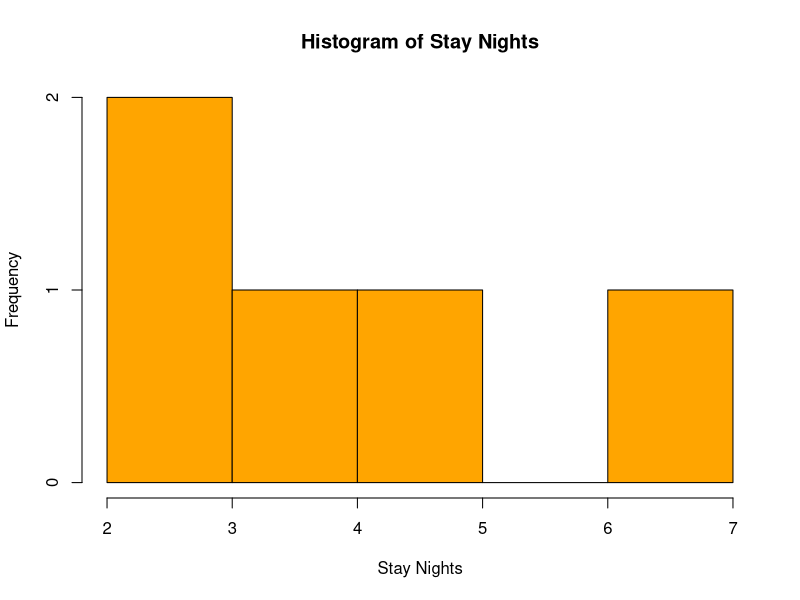
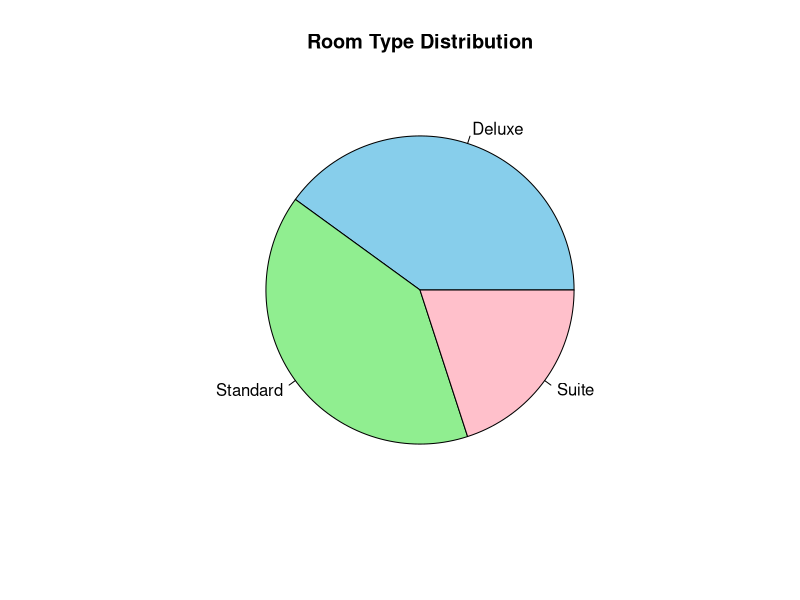
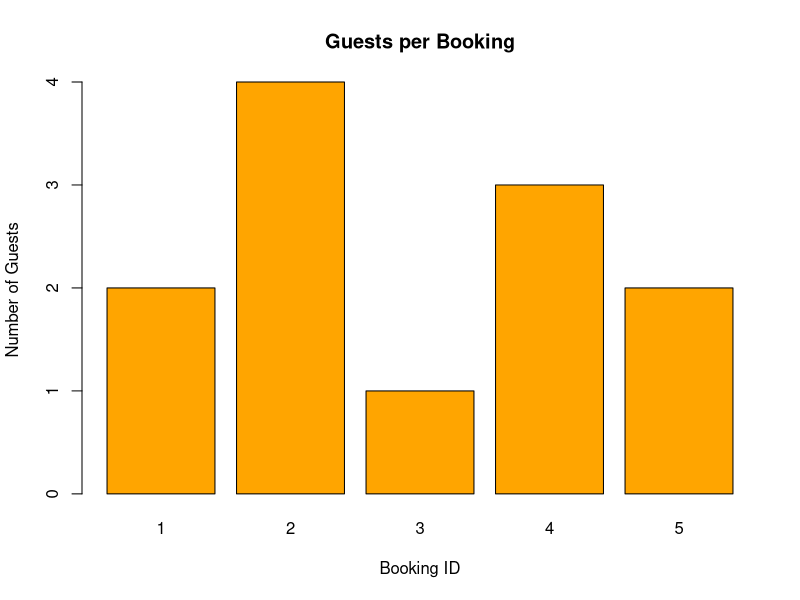
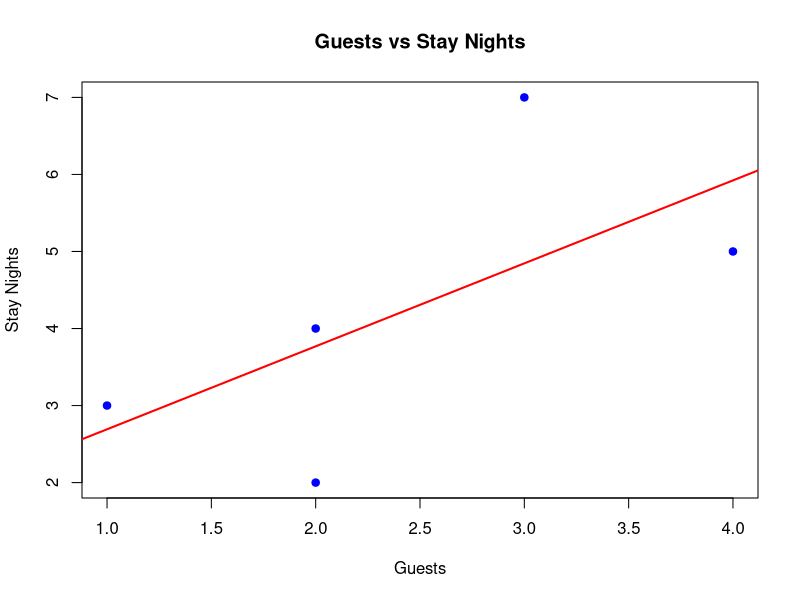

R code for these plots, in order:
# Dataset
hotel <- data.frame(
  Booking_ID = c(1,2,3,4,5),
  Stay_Nights = c(2,5,3,7,4),
  Guests = c(2,4,1,3,2),
  Room_Type = c("Standard","Deluxe","Standard","Suite","Deluxe")
)

hist(hotel$Stay_Nights,
     main = "Histogram of Stay Nights",
     xlab = "Stay Nights",
     col = "orange",
     border = "black")


# Dataset
hotel <- data.frame(
  Room_Type = c("Standard","Deluxe","Standard","Suite","Deluxe")
)

room_count <- table(hotel$Room_Type)

pie(room_count,
    main = "Room Type Distribution",
    col = c("skyblue","lightgreen","pink"))


# Dataset
hotel <- data.frame(
  Booking_ID = c(1,2,3,4,5),
  Guests = c(2,4,1,3,2)
)

barplot(hotel$Guests,
        names.arg = hotel$Booking_ID,
        col = "orange",
        main = "Guests per Booking",
        xlab = "Booking ID",
        ylab = "Number of Guests")



# Dataset
hotel <- data.frame(
  Stay_Nights = c(2,5,3,7,4),
  Guests = c(2,4,1,3,2)
)

plot(hotel$Guests,
     hotel$Stay_Nights,
     pch = 19,
     col = "blue",
     main = "Guests vs Stay Nights",
     xlab = "Guests",
     ylab = "Stay Nights")

abline(lm(Stay_Nights ~ Guests, data = hotel),
       col = "red",
       lwd = 2)
